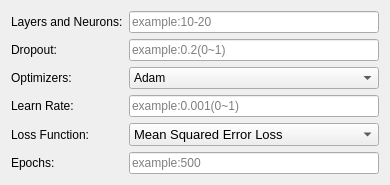
            <widget class="QWidget" name="tab_6">
             <attribute name="title">
              <string>LSTM</string>
             </attribute>
             <layout class="QGridLayout" name="gridLayout_9">
              <item row="3" column="1">
               <widget class="QLineEdit" name="LSTM_lr">
                <property name="placeholderText">
                 <string>example:0.001(0~1)</string>
                </property>
               </widget>
              </item>
              <item row="5" column="0">
               <widget class="QLabel" name="label_22">
                <property name="text">
                 <string>Epochs:</string>
                </property>
               </widget>
              </item>
              <item row="2" column="0">
               <widget class="QLabel" name="label_23">
                <property name="text">
                 <string>Optimizers:</string>
                </property>
               </widget>
              </item>
              <item row="5" column="1">
               <widget class="QLineEdit" name="LSTM_epochs">
                <property name="placeholderText">
                 <string>example:500</string>
                </property>
               </widget>
              </item>
              <item row="1" column="0">
               <widget class="QLabel" name="label_27">
                <property name="text">
                 <string>Dropout:</string>
                </property>
               </widget>
              </item>
              <item row="2" column="1">
               <widget class="QComboBox" name="LSTM_optimizer">
                <item>
                 <property name="text">
                  <string>Adam</string>
                 </property>
                </item>
                <item>
                 <property name="text">
                  <string>Adadelta</string>
                 </property>
                </item>
                <item>
                 <property name="text">
                  <string>Adagrad</string>
                 </property>
                </item>
                <item>
                 <property name="text">
                  <string>RMSprop</string>
                 </property>
                </item>
                <item>
                 <property name="text">
                  <string>Stochastic Gra Des</string>
                 </property>
                </item>
               </widget>
              </item>
              <item row="3" column="0">
               <widget class="QLabel" name="label_28">
                <property name="text">
                 <string>Learn Rate:</string>
                </property>
               </widget>
              </item>
              <item row="1" column="1">
               <widget class="QLineEdit" name="LSTM_dropout">
                <property name="placeholderText">
                 <string>example:0.2(0~1)</string>
                </property>
               </widget>
              </item>
              <item row="0" column="0">
               <widget class="QLabel" name="label_21">
                <property name="text">
                 <string>Layers and Neurons:</string>
                </property>
               </widget>
              </item>
              <item row="0" column="1">
               <widget class="QLineEdit" name="LSTM_layers">
                <property name="placeholderText">
                 <string>example:10-20</string>
                </property>
               </widget>
              </item>
              <item row="4" column="0">
               <widget class="QLabel" name="label_29">
                <property name="text">
                 <string>Loss Function:</string>
                </property>
               </widget>
              </item>
              <item row="4" column="1">
               <widget class="QComboBox" name="LSTM_loss">
                <property name="font">
                 <font>
                  <pointsize>10</pointsize>
                  <weight>50</weight>
                  <italic>false</italic>
                  <bold>false</bold>
                 </font>
                </property>
                <item>
                 <property name="text">
                  <string>Mean Squared Error Loss</string>
                 </property>
                </item>
                <item>
                 <property name="text">
                  <string>Mean Absolute Error Loss</string>
                 </property>
                </item>
                <item>
                 <property name="text">
                  <string>Mean Absolute Percentage Error Loss</string>
                 </property>
                </item>
                <item>
                 <property name="text">
                  <string>Mean Squard Logarithmic Error Loss</string>
                 </property>
                </item>
                <item>
                 <property name="text">
                  <string>Binary Crossentropy Loss</string>
                 </property>
                </item>
               </widget>
              </item>
             </layout>
            </widget>
